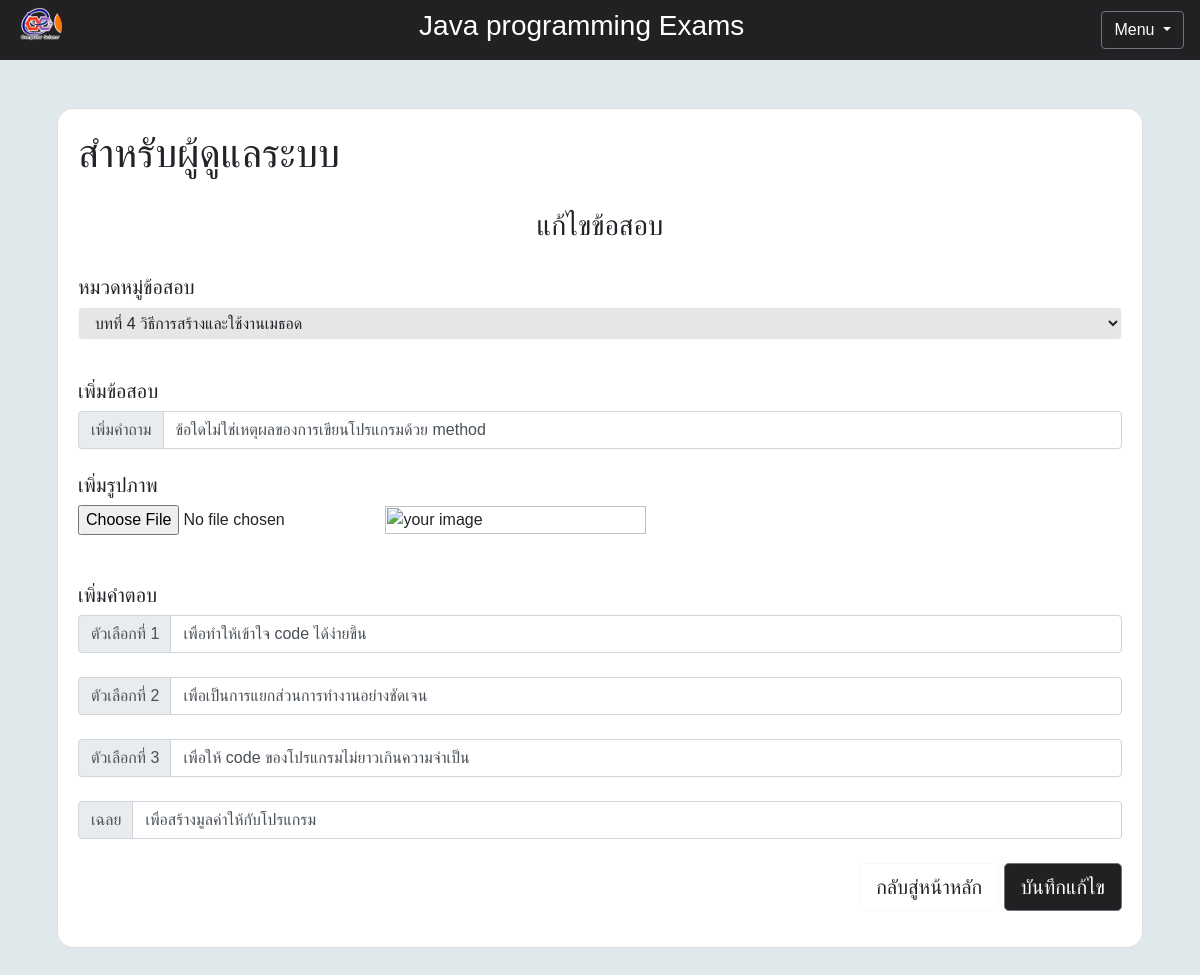
The app's page /index.php/Administator/edit4/1 with its own data.
### tables this page shows
CREATE TABLE `quiz_choice4` (
  `quiz_ID` int(11) NOT NULL,
  `ca_quiz` int(11) NOT NULL,
  `question` text NOT NULL,
  `img_question` text NOT NULL,
  `choice1` text NOT NULL,
  `choice2` text NOT NULL,
  `choice3` text NOT NULL,
  `answer` text NOT NULL
);

### application/controllers/Administator.php (called while the page is built, shortened)
<?php
class Administator extends CI_Controller
{
    function __construct()
    {
        $this->load->database();
        $this->load->model('adminmodel');
        $this->load->library('pagination');
    }
    public function edit4($quiz_ID)
    {
        $data['questedit'] = $this->adminmodel->read4($quiz_ID);
        $this->load->view('css');
        $this->load->view('navbar_Admin');
        $this->load->view('dbedit/dashboardEdit4', $data);
    }
}

### index.php (called while the page is built, shortened)
<?php
require_once BASEPATH.'core/CodeIgniter.php';

### application/models/adminmodel.php (called while the page is built, shortened)
<?php if (!defined('BASEPATH')) exit('No direct script access allowed');
class adminmodel extends CI_Model
{
	public function read4($quiz_ID)
	{
		$this->db->select('*');
		$this->db->from('quiz_choice4');
		$this->db->where('quiz_ID', $quiz_ID);
		$query = $this->db->get();
		if ($query->num_rows() > 0) {
			$data = $query->row();
			return $data;
		}
		return FALSE;
	}
}

### application/views/dbedit/dashboardEdit4.php (the view, shortened to what this page needs)
<link href="https://cdn.jsdelivr.net/npm/bootstrap@5.1.3/dist/css/bootstrap.min.css" rel="stylesheet">
<link rel="stylesheet" href="https://cdn.jsdelivr.net/npm/bootstrap@4.6.2/dist/css/bootstrap.min.css">
<link rel="stylesheet" href="css/style.css">
<link class="jsbin" href="http://ajax.googleapis.com/ajax/libs/jqueryui/1/themes/base/jquery-ui.css" rel="stylesheet" type="text/css" />
<div style="background-color:DFE9EC;">
    <div class="container" style="background-color:DFE9EC;">
        <div class="row">
            <div class="mx-auto">
                <div class="container py-5 h-100">
                    <div class="row d-flex justify-content-center align-items-center ">
                        <div class="col-sm-50 col-md-12">
                            <div class="card shadow-10-strong" style="border-radius: 1rem;">
                                <div class="card-body">
                                    <h1>สำหรับผู้ดูแลระบบ</h1>
                                    <br>
                                    <h3 class="text-center">แก้ไขข้อสอบ</h3>
                                    <br>
                                    <h5>หมวดหมู่ข้อสอบ</h5>
                                    <form action="<?php echo site_url('Administator/editupdate4'); ?>" method="post" class="form-horizontal" enctype="multipart/form-data">
                                        <select class="container btn btn-light dropdown-toggle float-md-left " id="select" data-toggle="dropdown" style="background-color:E6E6E6; text-align:left;" name="selectunit" value="<?php echo $questedit->ca_quiz; ?> ">
                                            <option value="4">บทที่ 4 วิธีการสร้างและใช้งานเมธอด</option>
                                        </select>
                                        <br><br><br>
                                        <h5>เพิ่มข้อสอบ</h5>
                                        <div class="input-group">
                                            <div class="input-group-prepend">
                                                <span class="input-group-text">เพิ่มคำถาม</span>
                                            </div>
                                            <input class="form-control" type="text" name="questionadd" aria-label="With textarea" value="<?php echo $questedit->question; ?>"></input>
                                        </div>
                                        <br>
                                        <h5>เพิ่มรูปภาพ</h5>
                                        <input type="file" id="img" name="img" accept="image/*" onchange="readURL(this); ">
                                        <img id="blah" class="img" src="<?php echo base_url('img'); ?>/<?php echo $questedit->img_question; ?>" alt="your image" width="50%" height="50% " />
                                        <br><br><br>
                                        <h5>เพิ่มคำตอบ</h5>
                                        <div class="input-group">
                                            <div class="input-group-prepend">
                                                <span class="input-group-text">ตัวเลือกที่ 1 </span>
                                            </div>
                                            <input type="text" name="c1" class="form-control" value="<?php echo $questedit->choice1; ?> ">
                                        </div>
                                        <br>
                                        <div class="input-group">
                                            <div class="input-group-prepend">
                                                <span class="input-group-text">ตัวเลือกที่ 2 </span>
                                            </div>
                                            <input type="text" name="c2" class="form-control" value="<?php echo $questedit->choice2; ?> ">
                                        </div>
                                        <br>
                                        <div class="input-group">
                                            <div class="input-group-prepend">
                                                <span class="input-group-text">ตัวเลือกที่ 3 </span>
                                            </div>
                                            <input type="text" name="c3" class="form-control" value="<?php echo $questedit->choice3; ?> ">
                                        </div>
                                        <br>
                                        <div class="input-group">
                                            <div class="input-group-prepend">
                                                <span class="input-group-text">เฉลย </span>
                                            </div>
                                            <input type="text" name="ans" class="form-control" value="<?php echo $questedit->answer; ?> ">
                                        </div>
                                        <br>
                                        <div class="form-group row">
                                            <div class="col-sm-12 text-right">
                                                <button class="btn btn-light btn-lg" type="button" style="background-color:ffffff;" onclick="location.href='<?php echo base_url(); ?>index.php/Administator/dashboardAllu4'">กลับสู่หน้าหลัก</button>
                                                <button type="submit" class="btn btn-secondary btn-lg" style="background-color:212124;">บันทึกแก้ไข</button>
                                            </div>
                                        </div>
                                </div>
                            </div>
                        </div>
                    </div>
                </div>
            </div>
        </div>
    </div>

### css/style.css (style rules this page uses)
* { margin: 0; padding: 0; font-family: "Poppins", sans-serif, bold; }
select { width: 400px; text-align-last:left; }

### records on screen
quiz_choice4: selectunit "บทที่ 4 วิธีการสร้างและใช้งานเมธอด", questionadd "ข้อใดไม่ใช่เหตุผลของการเขียนโปรแกรมด้วย method", c1 "เพื่อทำให้เข้าใจ code ได้ง่ายขึ้น", c2 "เพื่อเป็นการแยกส่วนการทำงานอย่างชัดเจน", c3 "เพื่อให้ code ของโปรแกรมไม่ยาวเกินความจำเป็น", ans "เพื่อสร้างมูลค่าให้กับโปรแกรม"
